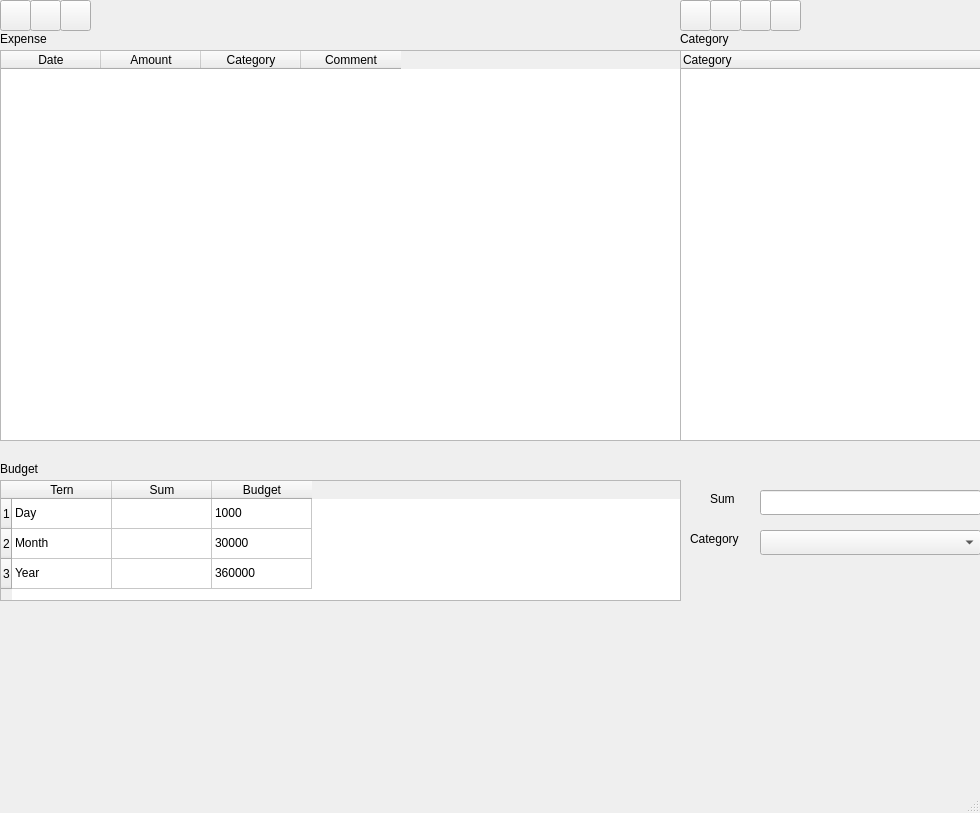
<?xml version="1.0" encoding="UTF-8"?>
<ui version="4.0">
 <class>MainWindow</class>
 <widget class="QMainWindow" name="MainWindow">
  <property name="geometry">
   <rect>
    <x>0</x>
    <y>0</y>
    <width>980</width>
    <height>813</height>
   </rect>
  </property>
  <property name="windowTitle">
   <string>Bookkeeper</string>
  </property>
  <widget class="QWidget" name="central_widget">
   <widget class="QWidget" name="verticalLayoutWidget">
    <property name="geometry">
     <rect>
      <x>0</x>
      <y>50</y>
      <width>681</width>
      <height>391</height>
     </rect>
    </property>
    <layout class="QVBoxLayout" name="verticalLayout">
     <item>
      <widget class="QTableWidget" name="table_widget_expense">
       <column>
        <property name="text">
         <string>Date</string>
        </property>
       </column>
       <column>
        <property name="text">
         <string>Amount</string>
        </property>
       </column>
       <column>
        <property name="text">
         <string>Category</string>
        </property>
       </column>
       <column>
        <property name="text">
         <string>Comment</string>
        </property>
       </column>
      </widget>
     </item>
    </layout>
   </widget>
   <widget class="QWidget" name="verticalLayoutWidget_2">
    <property name="geometry">
     <rect>
      <x>0</x>
      <y>480</y>
      <width>681</width>
      <height>121</height>
     </rect>
    </property>
    <layout class="QVBoxLayout" name="verticalLayout_2">
     <item>
      <widget class="QTableWidget" name="table_widget_budget">
       <row/>
       <row/>
       <row/>
       <column>
        <property name="text">
         <string>Tern</string>
        </property>
       </column>
       <column>
        <property name="text">
         <string>Sum</string>
        </property>
       </column>
       <column>
        <property name="text">
         <string>Budget</string>
        </property>
       </column>
       <item row="0" column="0">
        <property name="text">
         <string>Day</string>
        </property>
       </item>
       <item row="0" column="2">
        <property name="text">
         <string>1000</string>
        </property>
       </item>
       <item row="1" column="0">
        <property name="text">
         <string>Month</string>
        </property>
       </item>
       <item row="1" column="2">
        <property name="text">
         <string>30000</string>
        </property>
       </item>
       <item row="2" column="0">
        <property name="text">
         <string>Year</string>
        </property>
       </item>
       <item row="2" column="2">
        <property name="text">
         <string>360000</string>
        </property>
       </item>
      </widget>
     </item>
    </layout>
   </widget>
   <widget class="QPushButton" name="button_save_expense">
    <property name="geometry">
     <rect>
      <x>0</x>
      <y>0</y>
      <width>31</width>
      <height>31</height>
     </rect>
    </property>
    <property name="text">
     <string/>
    </property>
   </widget>
   <widget class="QPushButton" name="button_add_expense">
    <property name="geometry">
     <rect>
      <x>30</x>
      <y>0</y>
      <width>31</width>
      <height>31</height>
     </rect>
    </property>
    <property name="text">
     <string/>
    </property>
   </widget>
   <widget class="QPushButton" name="button_delete_expense">
    <property name="geometry">
     <rect>
      <x>60</x>
      <y>0</y>
      <width>31</width>
      <height>31</height>
     </rect>
    </property>
    <property name="text">
     <string/>
    </property>
   </widget>
   <widget class="QWidget" name="verticalLayoutWidget_3">
    <property name="geometry">
     <rect>
      <x>680</x>
      <y>50</y>
      <width>301</width>
      <height>391</height>
     </rect>
    </property>
    <layout class="QVBoxLayout" name="verticalLayout_3">
     <item>
      <widget class="QTreeWidget" name="tree_widget_category">
       <column>
        <property name="text">
         <string>Category</string>
        </property>
       </column>
      </widget>
     </item>
    </layout>
   </widget>
   <widget class="QPushButton" name="button_add_category">
    <property name="geometry">
     <rect>
      <x>710</x>
      <y>0</y>
      <width>31</width>
      <height>31</height>
     </rect>
    </property>
    <property name="text">
     <string/>
    </property>
   </widget>
   <widget class="QPushButton" name="button_save_category">
    <property name="geometry">
     <rect>
      <x>680</x>
      <y>0</y>
      <width>31</width>
      <height>31</height>
     </rect>
    </property>
    <property name="text">
     <string/>
    </property>
   </widget>
   <widget class="QPushButton" name="button_delete_category">
    <property name="geometry">
     <rect>
      <x>770</x>
      <y>0</y>
      <width>31</width>
      <height>31</height>
     </rect>
    </property>
    <property name="text">
     <string/>
    </property>
   </widget>
   <widget class="QPushButton" name="button_add_child_category">
    <property name="geometry">
     <rect>
      <x>740</x>
      <y>0</y>
      <width>31</width>
      <height>31</height>
     </rect>
    </property>
    <property name="text">
     <string/>
    </property>
   </widget>
   <widget class="QLineEdit" name="lineEdit">
    <property name="geometry">
     <rect>
      <x>760</x>
      <y>490</y>
      <width>221</width>
      <height>25</height>
     </rect>
    </property>
   </widget>
   <widget class="QComboBox" name="combo_box_chose_category">
    <property name="geometry">
     <rect>
      <x>760</x>
      <y>530</y>
      <width>221</width>
      <height>25</height>
     </rect>
    </property>
   </widget>
   <widget class="QLabel" name="label_4">
    <property name="geometry">
     <rect>
      <x>710</x>
      <y>490</y>
      <width>31</width>
      <height>17</height>
     </rect>
    </property>
    <property name="text">
     <string>Sum</string>
    </property>
   </widget>
   <widget class="QLabel" name="label_1">
    <property name="geometry">
     <rect>
      <x>690</x>
      <y>530</y>
      <width>67</width>
      <height>17</height>
     </rect>
    </property>
    <property name="text">
     <string>Category</string>
    </property>
   </widget>
   <widget class="QLabel" name="label">
    <property name="geometry">
     <rect>
      <x>0</x>
      <y>30</y>
      <width>67</width>
      <height>17</height>
     </rect>
    </property>
    <property name="text">
     <string>Expense</string>
    </property>
   </widget>
   <widget class="QLabel" name="label_2">
    <property name="geometry">
     <rect>
      <x>680</x>
      <y>30</y>
      <width>67</width>
      <height>17</height>
     </rect>
    </property>
    <property name="text">
     <string>Category</string>
    </property>
   </widget>
   <widget class="QLabel" name="label_3">
    <property name="geometry">
     <rect>
      <x>0</x>
      <y>460</y>
      <width>67</width>
      <height>17</height>
     </rect>
    </property>
    <property name="text">
     <string>Budget</string>
    </property>
   </widget>
  </widget>
  <widget class="QMenuBar" name="menubar">
   <property name="geometry">
    <rect>
     <x>0</x>
     <y>0</y>
     <width>980</width>
     <height>22</height>
    </rect>
   </property>
  </widget>
  <widget class="QStatusBar" name="statusbar"/>
 </widget>
 <resources/>
 <connections/>
</ui>
